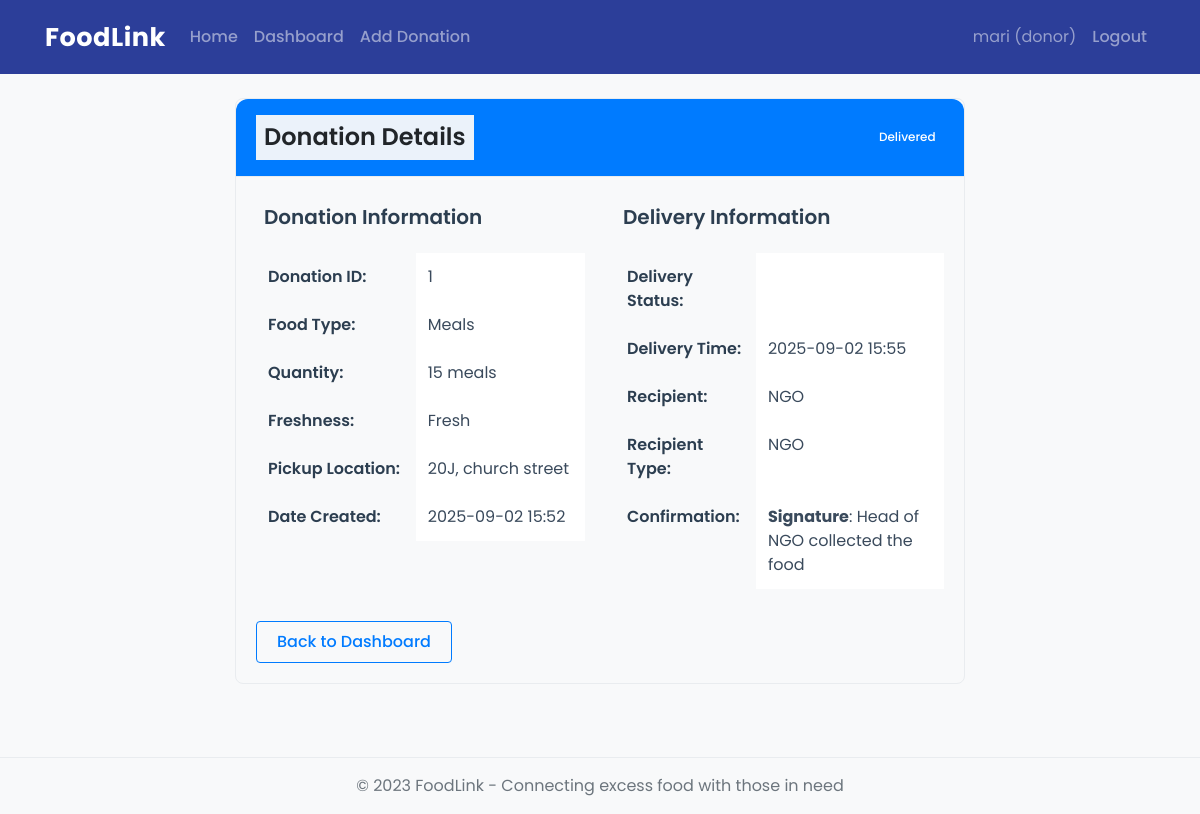
Screenshot of /donor/donation/1 (signed in) with the database file from the repository.
### models.py (models this page shows, shortened)
class User(UserMixin, db.Model):
    id = db.Column(db.Integer, primary_key=True)
    username = db.Column(db.String(64), unique=True, index=True)
    email = db.Column(db.String(120), unique=True, index=True)
    password_hash = db.Column(db.String(128))
    user_type = db.Column(db.String(20))  # 'donor', 'delivery', 'admin'
    phone = db.Column(db.String(20))
    address = db.Column(db.String(200))
    created_at = db.Column(db.DateTime, default=datetime.utcnow)
    donations = db.relationship('Donation', backref='donor', lazy='dynamic', foreign_keys='Donation.donor_id')
    deliveries = db.relationship('Delivery', backref='delivery_person', lazy='dynamic', foreign_keys='Delivery.delivery_person_id')

class Donation(db.Model):
    id = db.Column(db.Integer, primary_key=True)
    donor_id = db.Column(db.Integer, db.ForeignKey('user.id'))
    food_type = db.Column(db.String(100))
    quantity = db.Column(db.String(100))
    freshness = db.Column(db.String(50))  # e.g., 'Fresh', 'Day old', etc.
    pickup_location = db.Column(db.String(200))
    status = db.Column(db.String(20), default='pending')  # pending, assigned, in_transit, delivered
    created_at = db.Column(db.DateTime, default=datetime.utcnow)
    delivery = db.relationship('Delivery', backref='donation', uselist=False)

class Delivery(db.Model):
    id = db.Column(db.Integer, primary_key=True)
    donation_id = db.Column(db.Integer, db.ForeignKey('donation.id'))
    delivery_person_id = db.Column(db.Integer, db.ForeignKey('user.id'))
    recipient_id = db.Column(db.Integer, db.ForeignKey('recipient.id'))
    status = db.Column(db.String(20), default='assigned')  # assigned, on_the_way, picked_up, delivered
    pickup_time = db.Column(db.DateTime)
    delivery_time = db.Column(db.DateTime)
    confirmation_type = db.Column(db.String(50))  # e.g., 'signature', 'photo', 'feedback'
    confirmation_data = db.Column(db.Text)  # Could store a file path, feedback text, etc.
    created_at = db.Column(db.DateTime, default=datetime.utcnow)

class Recipient(db.Model):
    id = db.Column(db.Integer, primary_key=True)
    name = db.Column(db.String(100))
    contact_person = db.Column(db.String(100))
    phone = db.Column(db.String(20))
    address = db.Column(db.String(200))
    recipient_type = db.Column(db.String(50))  # e.g., 'NGO', 'Old Age Home', etc.
    created_at = db.Column(db.DateTime, default=datetime.utcnow)
    deliveries = db.relationship('Delivery', backref='recipient', lazy='dynamic')

### routes.py (the view)
    @app.route('/donor/donation/<int:id>')
    @login_required
    def view_donation(id):
        if current_user.user_type != 'donor' and current_user.user_type != 'admin':
            flash('Access denied')
            return redirect(url_for('dashboard'))
        donation = Donation.query.get_or_404(id)
        if current_user.user_type == 'donor' and donation.donor_id != current_user.id:
            flash('Access denied')
            return redirect(url_for('donor_dashboard'))
        return render_template('donor/view_donation.html', title='View Donation', donation=donation)

### app.py (called while the page is built)
@login_manager.user_loader
def load_user(user_id):
    return User.query.get(int(user_id))

### templates/donor/view_donation.html (shortened to what this page needs)
{% extends "base.html" %}
{% block content %}
<div class="row justify-content-center">
    <div class="col-md-8">
        <div class="card">
            <div class="card-header bg-primary text-white d-flex justify-content-between align-items-center">
                <h4 class="mb-0">Donation Details</h4>
                <span class="badge {% if donation.status == 'pending' %}badge-warning{% elif donation.status == 'assigned' %}badge-info{% elif donation.status == 'in_transit' %}badge-primary{% elif donation.status == 'delivered' %}badge-success{% endif %}">
                    {{ donation.status|capitalize }}
                </span>
            </div>
            <div class="card-body">
                <div class="row">
                    <div class="col-md-6">
                        <h5>Donation Information</h5>
                        <table class="table table-borderless">
                            <tr>
                                <th>Donation ID:</th>
                                <td>{{ donation.id }}</td>
                            </tr>
                            <tr>
                                <th>Food Type:</th>
                                <td>{{ donation.food_type }}</td>
                            </tr>
                            <tr>
                                <th>Quantity:</th>
                                <td>{{ donation.quantity }}</td>
                            </tr>
                            <tr>
                                <th>Freshness:</th>
                                <td>{{ donation.freshness }}</td>
                            </tr>
                            <tr>
                                <th>Pickup Location:</th>
                                <td>{{ donation.pickup_location }}</td>
                            </tr>
                            <tr>
                                <th>Date Created:</th>
                                <td>{{ donation.created_at.strftime('%Y-%m-%d %H:%M') }}</td>
                            </tr>
                        </table>
                    </div>
                    <div class="col-md-6">
                        <h5>Delivery Information</h5>
                        {% if donation.delivery %}
                            <table class="table table-borderless">
                                <tr>
                                    <th>Delivery Status:</th>
                                    <td>
                                        <span class="badge {% if donation.delivery.status == 'assigned' %}badge-info{% elif donation.delivery.status == 'on_the_way' %}badge-primary{% elif donation.delivery.status == 'picked_up' %}badge-primary{% elif donation.delivery.status == 'delivered' %}badge-success{% endif %}">
                                        </span>
                                    </td>
                                </tr>
                                {% if donation.delivery.delivery_time %}
                                <tr>
                                    <th>Delivery Time:</th>
                                    <td>{{ donation.delivery.delivery_time.strftime('%Y-%m-%d %H:%M') }}</td>
                                </tr>
                                {% endif %}
                                {% if donation.delivery.recipient %}
                                <tr>
                                    <th>Recipient:</th>
                                    <td>{{ donation.delivery.recipient.name }}</td>
                                </tr>
                                <tr>
                                    <th>Recipient Type:</th>
                                    <td>{{ donation.delivery.recipient.recipient_type }}</td>
                                </tr>
                                {% endif %}
                                {% if donation.delivery.confirmation_data and donation.status == 'delivered' %}
                                <tr>
                                    <th>Confirmation:</th>
                                    <td>
                                        <strong>{{ donation.delivery.confirmation_type|capitalize }}</strong>:
                                        {{ donation.delivery.confirmation_data }}
                                    </td>
                                </tr>
                                {% endif %}
                            </table>
                        {% else %}
                            <div class="alert alert-info">
                                This donation has not been assigned for delivery yet.
                            </div>
                        {% endif %}
                    </div>
                </div>
                <div class="mt-3">
                    <a href="{{ url_for('donor_dashboard') }}" class="btn btn-outline-primary">Back to Dashboard</a>
                </div>
            </div>
        </div>
    </div>
</div>
{% endblock %}

### templates/base.html (shortened to what this page needs)
<!DOCTYPE html>
<html lang="en">
<head>
    <link rel="stylesheet" href="https://cdn.jsdelivr.net/npm/bootstrap@4.6.0/dist/css/bootstrap.min.css">
    <link rel="stylesheet" href="https://cdnjs.cloudflare.com/ajax/libs/animate.css/4.1.1/animate.min.css">
    <link rel="stylesheet" href="https://unpkg.com/aos@next/dist/aos.css" />
    <link rel="stylesheet" href="{{ url_for('static', filename='css/style.css') }}">
</head>
<body>
    <nav class="navbar navbar-expand-lg navbar-dark bg-primary">
        <div class="container">
            <a class="navbar-brand" href="{{ url_for('index') }}">FoodLink</a>
            <div class="collapse navbar-collapse" id="navbarNav">
                <ul class="navbar-nav mr-auto">
                    <li class="nav-item">
                        <a class="nav-link" href="{{ url_for('index') }}">Home</a>
                    </li>
                    {% if current_user.is_authenticated %}
                        <li class="nav-item">
                            <a class="nav-link" href="{{ url_for('dashboard') }}">Dashboard</a>
                        </li>
                        {% if current_user.user_type == 'donor' %}
                            <li class="nav-item">
                                <a class="nav-link" href="{{ url_for('add_donation') }}">Add Donation</a>
                            </li>
                        {% elif current_user.user_type == 'admin' %}
                            <li class="nav-item">
                                <a class="nav-link" href="{{ url_for('list_recipients') }}">Recipients</a>
                            </li>
                        {% endif %}
                    {% endif %}
                </ul>
                <ul class="navbar-nav">
                    {% if current_user.is_authenticated %}
                        <li class="nav-item">
                            <span class="nav-link">{{ current_user.username }} ({{ current_user.user_type }})</span>
                        </li>
                        <li class="nav-item">
                            <a class="nav-link" href="{{ url_for('logout') }}">Logout</a>
                        </li>
                    {% endif %}
                </ul>
            </div>
        </div>
    </nav>
    <div class="container mt-4">
        {% block content %}{% endblock %}
    </div>
    <footer class="footer mt-5 py-3 bg-light">
        <div class="container text-center">
            <span class="text-muted">© 2023 FoodLink - Connecting excess food with those in need</span>
        </div>
    </footer>
</body>
</html>

### static/css/style.css (style rules this page uses)
body { font-family: 'Poppins', sans-serif; background-color: #f8f9fa; color: #212529; }
div { color: #212529; background-color: rgba(255, 255, 255, 0.9); }
h4 { color: #212529; font-weight: 600; margin-bottom: 1rem; background-color: rgba(248, 249, 250, 0.95); padding: 0.5rem; }
h5 { color: #2c3e50; font-weight: 600; margin-bottom: 1rem; background-color: rgba(248, 249, 250, 0.95); padding: 0.5rem; }
a { color: #0056b3; font-weight: 500; text-decoration: none; transition: color 0.3s ease; }
span { color: #212529; background-color: rgba(255, 255, 255, 0.9); }
.navbar { box-shadow: 0 4px 12px rgba(0, 0, 0, 0.1); background: linear-gradient(135deg, #4a6bff 0%, #2c3e99 100%) !important; padding: 0.8rem 1rem; transition: all 0.3s ease; }
.navbar-brand { font-weight: 700; font-size: 1.6rem; color: #ffffff !important; letter-spacing: 0.5px; position: relative; }
.navbar-brand::after { content: ''; position: absolute; bottom: -3px; left: 0; width: 0; height: 2px; background-color: #ffffff; transition: width 0.3s ease; }
.card { border-radius: 12px; box-shadow: 0 8px 20px rgba(0, 0, 0, 0.05); margin-bottom: 25px; border: none; overflow: hidden; transition: transform 0.3s ease, box-shadow 0.3s ease; background-color: #ffffff; }
.card-body { background-color: #ffffff; }
.card-header { border-radius: 12px 12px 0 0 !important; font-weight: 600; padding: 1rem 1.25rem; background: linear-gradient(135deg, #f8f9fa 0%, #e9ecef 100%); border-bottom: none; }
.btn { border-radius: 6px; font-weight: 500; padding: 0.5rem 1.25rem; transition: all 0.3s ease; position: relative; overflow: hidden; z-index: 1; }
.btn::before { content: ''; position: absolute; top: 0; left: 0; width: 0%; height: 100%; background-color: rgba(255, 255, 255, 0.2); transition: width 0.3s ease; z-index: -1; }
.badge { font-weight: 500; padding: 0.4em 0.7em; border-radius: 6px; }
.footer { border-top: 1px solid #e9ecef; margin-top: 2rem; padding: 1.5rem 0; }
.table { background-color: #ffffff; }
.table th { border-top: none; background-color: #f8f9fa; color: #2c3e50; font-weight: 600; }
.table td { color: #3a4a5c; background-color: #ffffff; }
.card .card-body { transition: all 0.3s ease; }
* { animation: none !important; transition: none !important; }
body { background-color: #f8f9fa; color: #212529; }
div { background: transparent !important; }
span { background: transparent !important; color: inherit; }
a { color: #0056b3; text-decoration: none; }
.navbar { background: #2c3e99 !important; box-shadow: none; padding: 0.8rem 1rem; }
.card { border: 1px solid #e9ecef; border-radius: 8px; box-shadow: none; transform: none; background-color: #ffffff; }
.card-header { background: #f8f9fa; border-bottom: 1px solid #e9ecef; }
.btn { border-radius: 4px; box-shadow: none; }
.btn::before { content: none !important; }
.card .card-body { transform: none; }

### rows the page displays
User: username "mari", user_type "donor"
Donation: status "Delivered", id "1", food_type "Meals", quantity "15 meals", freshness "Fresh", pickup_location "20J, church street", created_at "2025-09-02 15:52"
Delivery: delivery.delivery_time "2025-09-02 15:55", delivery.confirmation_type "Signature", delivery.confirmation_data "Head of NGO collected the food"
Recipient: delivery.recipient.name "NGO", delivery.recipient.recipient_type "NGO"
